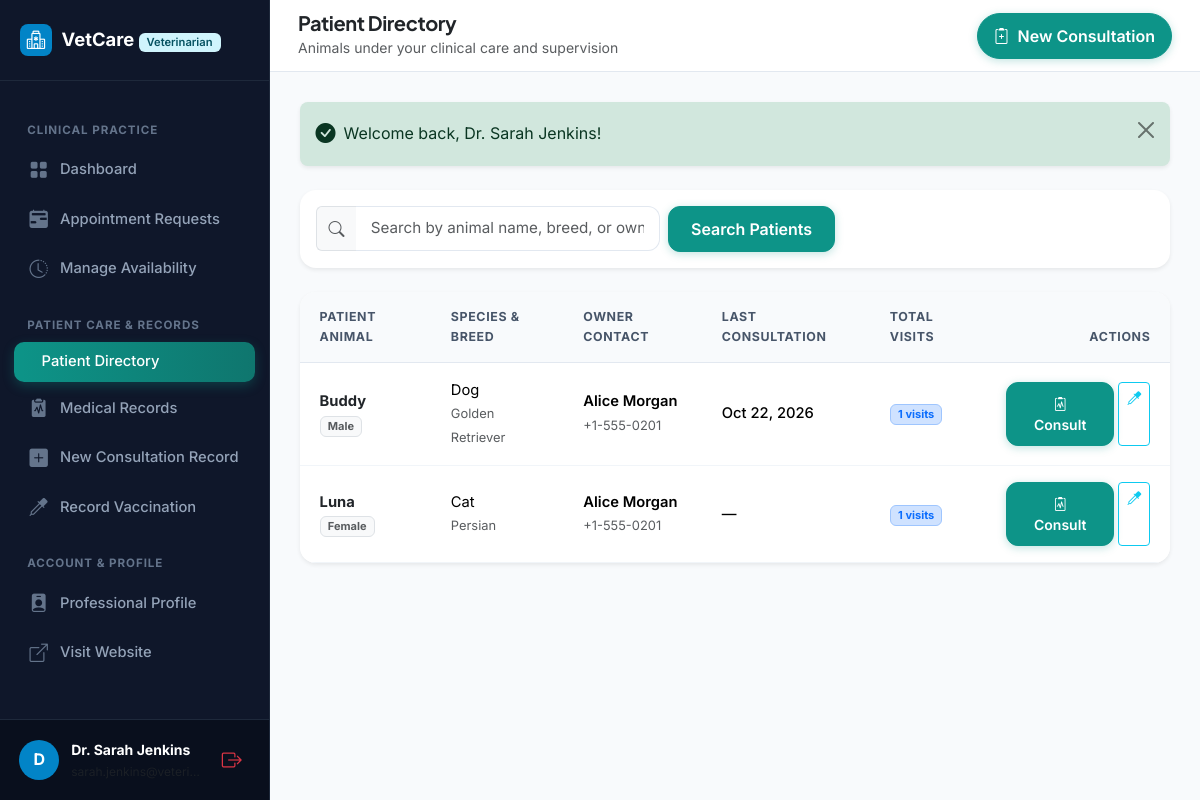
/veterinarian/my_patients.php (signed in), run on the app's committed database.
### tables this page shows
CREATE TABLE `animals` (
  `id` INT AUTO_INCREMENT PRIMARY KEY,
  `owner_id` INT NOT NULL,
  `animal_name` VARCHAR(100) NOT NULL,
  `species` VARCHAR(50) NOT NULL,
  `breed` VARCHAR(100) NULL,
  `gender` ENUM('male', 'female', 'unknown') NOT NULL DEFAULT 'unknown',
  `date_of_birth` DATE NULL,
  `age_years` INT NULL,
  `weight` DECIMAL(6,2) NULL,
  `color` VARCHAR(50) NULL,
  `identification_number` VARCHAR(100) NULL,
  `photo_path` VARCHAR(255) NULL,
  `allergies` TEXT NULL,
  `notes` TEXT NULL,
  `created_at` TIMESTAMP DEFAULT CURRENT_TIMESTAMP,
  `updated_at` TIMESTAMP DEFAULT CURRENT_TIMESTAMP ON UPDATE CURRENT_TIMESTAMP,
  CONSTRAINT `fk_animal_owner` FOREIGN KEY (`owner_id`) REFERENCES `users` (`id`) ON DELETE CASCADE,
  INDEX `idx_animal_species` (`species`),
  INDEX `idx_animal_owner` (`owner_id`)
);

CREATE TABLE `users` (
  `id` INT AUTO_INCREMENT PRIMARY KEY,
  `full_name` VARCHAR(100) NOT NULL,
  `email` VARCHAR(150) NOT NULL UNIQUE,
  `phone` VARCHAR(30) NOT NULL,
  `password_hash` VARCHAR(255) NOT NULL,
  `role` ENUM('owner', 'veterinarian', 'admin') NOT NULL,
  `account_status` ENUM('active', 'inactive', 'suspended', 'pending') NOT NULL DEFAULT 'active',
  `created_at` TIMESTAMP DEFAULT CURRENT_TIMESTAMP,
  `updated_at` TIMESTAMP DEFAULT CURRENT_TIMESTAMP ON UPDATE CURRENT_TIMESTAMP,
  INDEX `idx_role` (`role`),
  INDEX `idx_status` (`account_status`)
);

### includes/functions.php (called while the page is built, shortened)
<?php
function e($value): string {
    return htmlspecialchars((string)($value ?? ''), ENT_QUOTES, 'UTF-8');
}
function url(string $path = ''): string {
    $path = ltrim($path, '/');
    return rtrim(BASE_URL, '/') . ($path !== '' ? '/' . $path : '');
}
function format_date(?string $date, string $format = 'M j, Y'): string {
    if (empty($date)) {
        return '—';
    }
    $timestamp = strtotime($date);
    return $timestamp ? date($format, $timestamp) : '—';
}

### veterinarian/my_patients.php (the view, shortened to what this page needs)
<?php
require_once __DIR__ . '/../includes/init.php';
$user = current_user();
$vetId = (int)$user['id'];
$search = trim($_GET['search'] ?? '');
$sql = "
    SELECT DISTINCT a.*, u.full_name AS owner_name, u.phone AS owner_phone, u.email AS owner_email,
           (SELECT COUNT(*) FROM appointments app WHERE app.animal_id = a.id AND app.veterinarian_id = :vet_id1) AS total_visits,
           (SELECT MAX(visit_date) FROM medical_records mr WHERE mr.animal_id = a.id AND mr.veterinarian_id = :vet_id2) AS last_visit
    FROM animals a
    JOIN users u ON u.id = a.owner_id
    WHERE a.id IN (
        SELECT DISTINCT animal_id FROM appointments WHERE veterinarian_id = :vet_id3
        UNION
        SELECT DISTINCT animal_id FROM medical_records WHERE veterinarian_id = :vet_id4
    )
";
$params = [':vet_id1' => $vetId, ':vet_id2' => $vetId, ':vet_id3' => $vetId, ':vet_id4' => $vetId];
$sql .= " ORDER BY last_visit DESC, a.animal_name ASC";
$stmt = $pdo->prepare($sql);
$stmt->execute($params);
$patients = $stmt->fetchAll();
require_once __DIR__ . '/../includes/header.php';
?>
<div class="dashboard-layout">
    <?php require_once __DIR__ . '/../includes/vet_sidebar.php'; ?>
    <main class="dashboard-main">
        <header class="dashboard-topbar">
            <div class="d-flex align-items-center gap-3">
                <div>
                    <h5 class="fw-bold mb-0 text-dark">Patient Directory</h5>
                    <small class="text-muted">Animals under your clinical care and supervision</small>
                </div>
            </div>
            <div>
                <a href="<?= url('veterinarian/medical_record_add.php') ?>" class="btn btn-primary rounded-pill px-3">
                    <i class="bi bi-clipboard2-plus me-1"></i> New Consultation
                </a>
            </div>
        </header>
        <div class="dashboard-content-body">
            <?php require_once __DIR__ . '/../includes/alerts.php'; ?>
            <div class="card border-0 shadow-sm rounded-4 p-3 mb-4 bg-white">
                <form method="GET" action="<?= url('veterinarian/my_patients.php') ?>" class="row g-2 align-items-center">
                    <div class="col-md-6 col-lg-5">
                        <div class="input-group">
                            <span class="input-group-text bg-light border-end-0"><i class="bi bi-search text-muted"></i></span>
                            <input type="text" class="form-control border-start-0" name="search" value="<?= e($search) ?>" placeholder="Search by animal name, breed, or owner...">
                        </div>
                    </div>
                    <div class="col-auto">
                        <button type="submit" class="btn btn-primary">Search Patients</button>
                    </div>
                </form>
            </div>
            <div class="card border-0 shadow-sm rounded-4 bg-white overflow-hidden">
                <?php if (empty($patients)): ?>
                    <div class="empty-state-box">
                        <div class="empty-state-icon"><i class="bi bi-folder-x"></i></div>
                        <h5 class="fw-bold">No Patients Found</h5>
                        <p class="text-muted small">Patients will appear here once an appointment or clinical examination is scheduled with you.</p>
                    </div>
                <?php else: ?>
                    <div class="table-responsive">
                        <table class="table custom-table">
                            <thead>
                                <tr>
                                    <th>Patient Animal</th>
                                    <th>Species & Breed</th>
                                    <th>Owner Contact</th>
                                    <th>Last Consultation</th>
                                    <th>Total Visits</th>
                                    <th class="text-end">Actions</th>
                                </tr>
                            </thead>
                            <tbody>
                                <?php foreach ($patients as $p): ?>
                                    <tr>
                                        <td>
                                            <div class="fw-bold text-dark"><?= e($p['animal_name']) ?></div>
                                            <span class="badge bg-light text-muted border small"><?= ucfirst($p['gender']) ?></span>
                                        </td>
                                        <td>
                                            <div><?= e($p['species']) ?></div>
                                            <small class="text-muted"><?= e($p['breed'] ?: 'Mixed') ?></small>
                                        </td>
                                        <td>
                                            <div class="fw-semibold"><?= e($p['owner_name']) ?></div>
                                            <small class="text-muted"><?= e($p['owner_phone']) ?></small>
                                        </td>
                                        <td>
                                            <span class="fw-medium"><?= format_date($p['last_visit']) ?></span>
                                        </td>
                                        <td>
                                            <span class="badge bg-primary-subtle text-primary border border-primary-subtle px-2.5 py-1">
                                                <?= $p['total_visits'] ?> visits
                                            </span>
                                        </td>
                                        <td class="text-end">
                                            <div class="d-inline-flex gap-1">
                                                <a href="<?= url('veterinarian/medical_record_add.php?animal_id=' . $p['id']) ?>" class="btn btn-sm btn-primary" title="Record Consultation">
                                                    <i class="bi bi-clipboard2-pulse"></i> Consult
                                                </a>
                                                <a href="<?= url('veterinarian/vaccination_add.php?animal_id=' . $p['id']) ?>" class="btn btn-sm btn-outline-info" title="Record Vaccine">
                                                    <i class="bi bi-eyedropper"></i>
                                                </a>
                                            </div>
                                        </td>
                                    </tr>
                                <?php endforeach; ?>
                            </tbody>
                        </table>
                    </div>
                <?php endif; ?>
            </div>
        </div>
    </main>
</div>
<?php require_once __DIR__ . '/../includes/footer.php'; ?>

### assets/css/style.css (style rules this page uses)
:root { --primary: #0d9488; --primary-dark: #0f766e; --primary-light: #ccfbf1; --primary-subtle: #f0fdfa; --secondary: #0284c7; --accent: #10b981; --dark: #0f172a; --dark-muted: #475569; --light-bg: #f8fafc; --card-bg: #ffffff; --border-color: #e2e8f0; --border-focus: #0d9488; --font-heading: 'Plus Jakarta Sans', -apple-system, BlinkMacSystemFont, 'Segoe UI', Roboto, sans-serif; --font-body: 'Inter', -apple-system, BlinkMacSystemFont, 'Segoe UI', Roboto, sans-serif; --radius-sm: 8px; --radius-md: 12px; --radius-lg: 18px; --radius-pill: 9999px; --shadow-sm: 0 1px 3px rgba(15, 23, 42, 0.05); --shadow-md: 0 4px 18px -2px rgba(15, 23, 42, 0.06), 0 2px 6px -1px rgba(15, 23, 42, 0.03); --shadow-lg: 0 12px 30px -4px rgba(13, 148, 136, 0.12), 0 4px 12px -2px rgba(15, 23, 42, 0.04); }
body { font-family: var(--font-body); color: var(--dark); background-color: var(--light-bg); line-height: 1.6; overflow-x: hidden; }
h1, h2, h3, h4, h5, h6 { font-family: var(--font-heading); color: var(--dark); font-weight: 700; letter-spacing: -0.02em; }
a { color: var(--primary); text-decoration: none; transition: all 0.2s ease-in-out; }
.btn-primary { background-color: var(--primary); border-color: var(--primary); color: #ffffff; font-weight: 600; padding: 0.625rem 1.35rem; border-radius: var(--radius-md); box-shadow: 0 2px 8px rgba(13, 148, 136, 0.25); transition: all 0.25s ease; }
.form-control, .form-select { border-radius: var(--radius-md); border: 1px solid var(--border-color); padding: 0.65rem 0.95rem; font-size: 0.95rem; transition: border-color 0.2s, box-shadow 0.2s; }

### assets/css/dashboard.css (style rules this page uses)
.dashboard-layout { display: flex; min-height: 100vh; background-color: #f8fafc; }
.dashboard-main { flex-grow: 1; display: flex; flex-direction: column; min-width: 0; }
.dashboard-topbar { height: 72px; background: #ffffff; border-bottom: 1px solid var(--border-color); padding: 0 1.75rem; display: flex; align-items: center; justify-content: space-between; position: sticky; top: 0; z-index: 1020; }
.dashboard-content-body { padding: 1.85rem; flex-grow: 1; }
.custom-table { margin-bottom: 0; }
.custom-table th { background-color: #f8fafc; color: #475569; font-size: 0.775rem; text-transform: uppercase; letter-spacing: 0.05em; font-weight: 700; padding: 0.95rem 1.25rem; border-bottom: 1px solid var(--border-color); }
.custom-table td { padding: 1rem 1.25rem; vertical-align: middle; border-bottom: 1px solid #f1f5f9; font-size: 0.92rem; }

### data on the page
animals: animal_name "Buddy", gender "Male", species "Dog", breed "Golden Retriever", owner.full_name "Alice Morgan", owner.phone "+1-555-0201", last_visit "Oct 22, 2026", total_visits "1"
animals: animal_name "Luna", gender "Female", species "Cat", breed "Persian", owner.full_name "Alice Morgan", owner.phone "+1-555-0201", last_visit "—", total_visits "1"

### other printed values
substr($user['full_name'] ?? 'V', 0, 1) "D"
$user['full_name'] "Dr. Sarah Jenkins"
$user['email'] "sarah.jenkins@veteri…"
$flash['message'] "Welcome back, Dr. Sarah Jenkins!"
